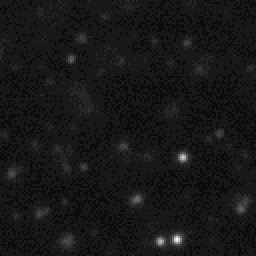
#> input picture test/auxiliary_files/test_0_0.tif, 128 x 128 px (shown 2 times larger)
$ python -i watershed.py   (imports and definitions only)
#> lines starting #> are read from the running program, lines starting #| are printed output that depends on the picture; after the words box and inside, x2 and y2 are one past the last pixel; in counts of white or black regions, pixels touching at a corner belong together
#> further down, picture is the input picture: shape (128, 128, 3); min 7, max 28, mean 8.9
import numpy as np
import cv2
from scipy import ndimage
from skimage import morphology
from skimage import filters
from skimage import measure
from pyclustering.cluster import kmedoids
from typing import Tuple

"""
This module contains utility functions for preparing imagmes for
watershed segmentation.
"""

# To match Matlab's strel('disk', 20)
diskStruct = morphology.diamond(28)[9:48, 9:48]


def extract_seeds(seedImageStackIn: np.ndarray) -> np.ndarray:
    """Determine seed positions from the input images.

    The initial seeds are determined by finding the regional intensity maximums
    after erosion and filtering with an adaptive threshold. These initial
    seeds are then expanded by dilation.

    Args:
        seedImageStackIn: a 3 dimensional numpy array arranged as (z,x,y)
    Returns: a boolean numpy array with the same dimensions as seedImageStackIn
        where a given (z,x,y) coordinate is True if it corresponds to a seed
        position and false otherwise.
    """
    seedImages = seedImageStackIn.copy()

    seedImages = ndimage.grey_erosion(
        seedImages,
        footprint=ndimage.morphology.generate_binary_structure(3, 1))
    seedImages = np.array([cv2.erode(x, diskStruct,
                                     borderType=cv2.BORDER_REFLECT)
                           for x in seedImages])
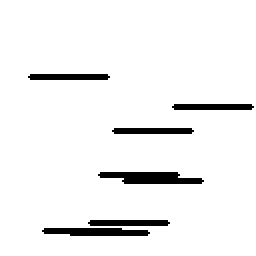
#> seedImages: shape (128, 128, 3) (shown 2 times larger); values 7 (black) and 8 (white), 94.5% white; 6 black regions, box (x1, y1, x2, y2) and area: (49, 86, 102, 92) 238, (21, 114, 75, 118) 184, (14, 37, 55, 40) 119, (86, 52, 127, 55) 119, (56, 64, 97, 67) 119, (44, 110, 85, 113) 119

    thresholdFilterSize = int(2 * np.floor(seedImages.shape[1] / 16) + 1)
#> thresholdFilterSize = 17
    seedMask = np.array([x < 1.1 * filters.threshold_local(
        x, thresholdFilterSize, method='mean', mode='nearest')
                         for x in seedImages])
#> seedMask: shape (128, 128, 3) bool; every value is 1

    seedImages[seedMask] = 0
#> seedImages: shape (128, 128, 3); every value is 0

    seeds = morphology.local_maxima(seedImages, allow_borders=True)

    seeds = ndimage.morphology.binary_dilation(
        seeds, structure=ndimage.morphology.generate_binary_structure(3, 1))
    seeds = np.array([ndimage.morphology.binary_dilation(
        x, structure=morphology.diamond(28)[9:48, 9:48]) for x in seeds])

    return seeds


# [82 lines left out: functions separate_merged_seeds, prepare_watershed_images, not called in this run]

>>> import cv2
>>> picture = cv2.imread('../../test/auxiliary_files/test_0_0.tif')
>>> result = extract_seeds(picture)

$ run again, on test/auxiliary_files/test_0_1.tif
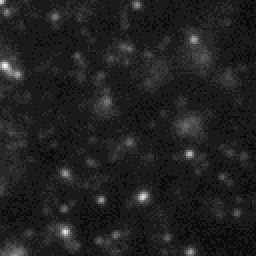
#> input picture test/auxiliary_files/test_0_1.tif, 128 x 128 px (shown 2 times larger)
#> picture is the input picture: shape (128, 128, 3); min 7, max 26, mean 9.5
#> in extract_seeds, `seedMask = np.array([x < 1.1 * filters.threshold_local( x, thresholdFi..`:
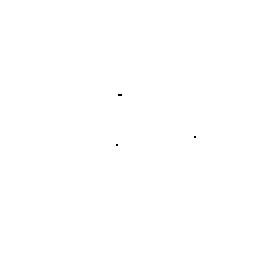
#> seedMask: shape (128, 128, 3) bool (shown 2 times larger); 100% white; black in thin lines or dots, all inside (x1, y1, x2, y2) = (58, 47, 98, 73)
#> in extract_seeds, `seeds = np.array([ndimage.morphology.binary_dilation( x, structure=mor..`:
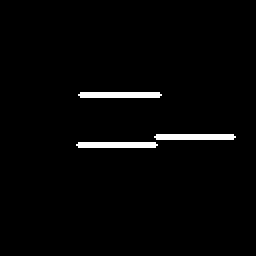
#> seeds: shape (128, 128, 3) bool (shown 2 times larger); 2.2% white; 3 white regions, box (x1, y1, x2, y2) and area: (39, 46, 81, 49) 122, (77, 67, 118, 70) 119, (38, 71, 79, 74) 119

$ run again, on test/auxiliary_files/test_0_2.tif
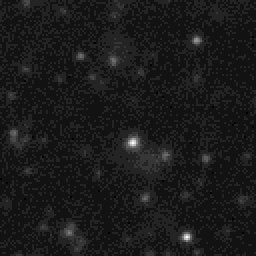
#> input picture test/auxiliary_files/test_0_2.tif, 128 x 128 px (shown 2 times larger)
#> picture is the input picture: shape (128, 128, 3); min 7, max 21, mean 8.5
#> in extract_seeds, `seedImages = np.array([cv2.erode(x, diskStruct, borderType=cv2.BORDER_..`:
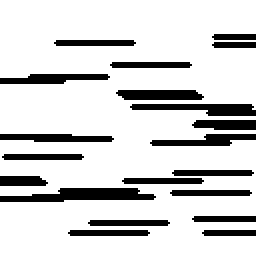
#> seedImages: shape (128, 128, 3) (shown 2 times larger); values 7 (black) and 8 (white), 82.2% white; 20 black regions, largest, box (x1, y1, x2, y2) and area: (0, 94, 78, 101) 367, (65, 52, 128, 58) 255, (58, 45, 102, 50) 202
#> seedMask: shape (128, 128, 3) bool; every value is 1
